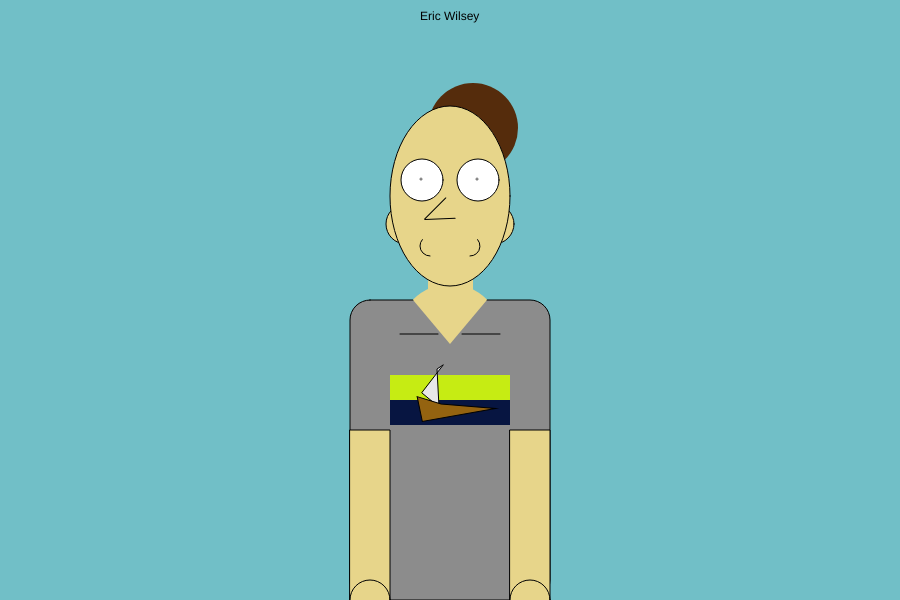
Frame 1 (no input)
Frame 60 (no input): identical to frame 1, image omitted
Frame 120 (the mouse pressed at the canvas centre since frame 60): identical to frame 1, image omitted

The p5.js sketch that drew this single still picture (run headless with seeded random() and noise() and a simulated clock; from frame 60 on, the mouse is pressed at the canvas centre):

// p5.js sketch
// ── sketch.js
// setup function
function setup() {

    // create canvas for art piece
    createCanvas( 900, 600 );

  }

    // draw function
    function draw() {

    // color background
    background( 'rgb(113, 191, 199)' );

    /* main sandbox */

    push();

    // greeting
    text( "Eric Wilsey", 420, 20 ); //Eric is not a monster



    // center canvas grid
    translate( 450, 300 );

    /* body */
    push();

    fill( 'rgb(140, 140, 140)'); //shirt color
    rect( -100, 0, 200, 300, 20 ); //shirt body

    push(); // Eric's right arm
    fill( 'rgb(231, 213, 138)'); //arm color
    rect( -100, 130, 40, 200 ); // (left/right,up/down,width,height)
    pop();

    push(); // Eric's left arm
    fill( 'rgb(231, 213, 138)'); //arm color
    rect( 60, 130, 40, 200 ); // (left/right,up/down,width,height)
    pop();

    push(); // top stripe -shirt
    noStroke();
    fill( 'rgb(198, 236, 19)'); //stripe color
    rect( -60, 75, 120, 25 ); // (left/right,up/down,width,height)
    pop();

    push(); // bottom stripe -shirt
    noStroke();
    fill( 'rgb(7, 21, 65)'); //stripe color
    rect( -60, 100, 120, 25 ); // (left/right,up/down,width,height)
    pop();

    push(); //shirt logo

    translate( -55, 44 );
    fill( 'rgb(232, 232, 232)');
    quad( 48, 21, 42, 25, 44, 63, 27, 49);
    translate( 135, 50 );
    rotate(21);
    fill( 'rgb(148, 99, 16)');
    quad( 31, 21, 82, 75, 64, 93, 57, 69);

    pop(); //end logo

    pop(); //end body

    /* hands */
    push(); //Eric's right hand

    noFill();
    ellipse( -80, 300, 40); //hand

    push(); //Eric's left hand

    noFill();
    ellipse( 80, 300, 40); //hand

    pop();
    pop(); //hand end

    /* neck */
    push(); //Eric's neck

    fill( 'rgb(231, 213, 138)'); //neck color
    noStroke(); //remove neck border for complex shape
    arc( 0, 44, 110, 120, radians(230), radians(310) ); //lower neck


    pop(); //end neck

    /* Shirt collar */
    push(); //shirt collar

    noFill();
    arc( -0, 34, 100, 100, radians(180), radians(180) );// Collar back
    translate( 2, 14 );
    rotate( radians(0));
    line( 48, 20, 10, 20); //left collar

    translate( -62, 0 );
    rotate( radians(0));
    line( 48, 20, 10, 20); //right collar

    pop(); //end collar

    push(); //Eric's throat
    noStroke();
    fill( 'rgb(231, 213, 138)');
    rect( -22, -40, 45, 50 ); //throat
    pop(); //end throat

    /* Hair */
    push(); //Eric's hair

    translate( 05, -120 );
    noStroke();
    fill( 'rgb(85, 44, 12)' );
    arc ( -0, 34, 140, 250, radians(180), radians(180)); //hair line

    push();
    translate( -26, -56 );
    rotate( radians(20));
    arc ( -0, 34, 85, 135, radians(90), radians(90)); //Eric's right side
    pop();

    push();
    translate( 55, 10 );
    rotate( radians(160));
    arc ( -0, 34, 50, 128, radians(90), radians(90)); //Eric's left side
    pop();

    push();
    translate( 44, -34 );
    rotate( radians(120));
    arc ( -0, 34, 80, 128, radians(90), radians(90)); //Eric's left side 2
    pop();

    push();
    translate( 18, -52 );
    ellipse( 0, 0, 90 );
    pop();

    pop(); //end hair

    /* Ears */
    push(); //Eric's ears

    translate( 44, -76 );
    fill( 'rgb(231, 213, 138)');
    ellipse( 0, 0, 40 ); //Eric's left ear

    translate( -88, 0 );
    fill( 'rgb(231, 213, 138)');
    ellipse( 0, 0, 40 ); //Eric's right ear

    pop(); //end ears

    /* Head */
    push(); //Eric's head

    fill( 'rgb(231, 213, 138)'); //head color
    ellipse( 0, -104, 120, 180 ); //head shape

    push(); //facial features -left eye

    translate( 0,-120 ); //reposition eye height
    fill(255,255,255); // eye white
    ellipse( 28, 0, 42, 42 ); // Eric's left eye

    pop(); //end facial features -left eye

    push(); //facial features -right eye

    translate( 0,-120 ); //reposition eye height
    fill(255,255,255); // eye white
    ellipse( -28, 0, 42, 42 ); // Eric's right eye

    pop(); //end facial features -right eye

    push(); //Eric's right pupil

    translate( -28, -120 );
    point( -2,-1 );
    point( -1,-2 );
    point( -1,-0 );
    point( -0,-1 );
    point( -1, -1 );

    pop(); //end right pupil

    push(); //Eric's left pupil

    translate( 28, -120 );
    point( -2,-1 );
    point( -1,-2 );
    point( -1,-0 );
    point( -0,-1 );
    point( -1, -1 );

    pop(); //end left pupil

    push(); //Eric's nose

    translate( 17, -95 );
    rotate( radians (135) );
    line( 40, 20, 10, 20); // bridge

    translate( 0, -45 );
    rotate( radians (43) );
    translate( 33, 0 );
    line( 40, 20, 10, 20); // septum

    pop(); //end nose

    push(); //Eric's mouth

    noFill();
    translate( -0, -20 );
    rotate( radians (180) );
    arc( -0, 34, 50, 10, radians(180), radians(180)); //mouth shape

    push();
    translate( -20, 0 );
    arc( -0, 34, 20, 20, radians(140), radians(270)); //mouth edge R
    pop();

    push();

    translate( 20, 0 );
    arc( -0, 34, 20, 20, radians(270), radians(40)); //mouth edge L
    pop();
    pop(); //end mouth

    /* Eyebrows */
    push(); //Eric's left eyebrow

    translate( 29, -180);
    noFill();
    arc( -0, 34, 27, 7, radians(180), radians(180));

    push(); //Eric's right eyebrow

    translate( -57, 0);
    noFill();
    arc( -0, 34, 27, 7, radians(180), radians(180));

    pop(); //end eyebrow -R
    pop(); //end eyebrow -L



    pop(); //end head
}
